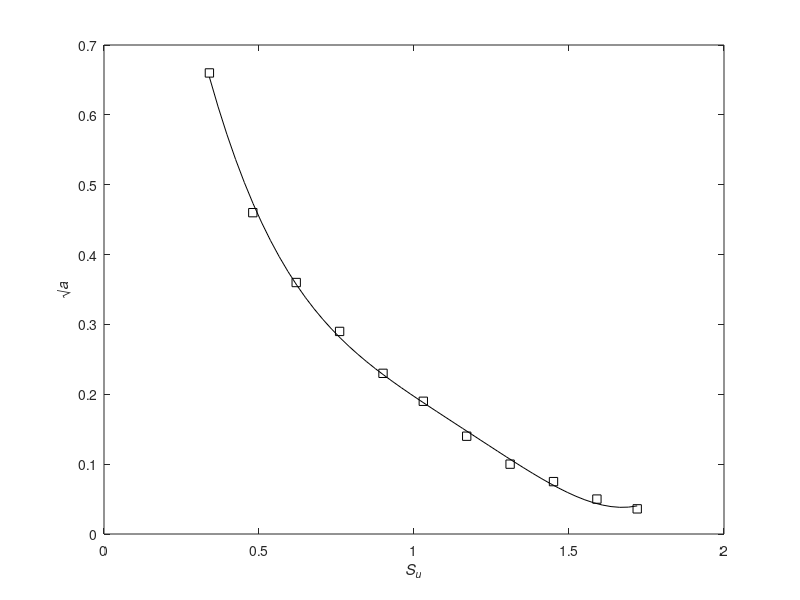
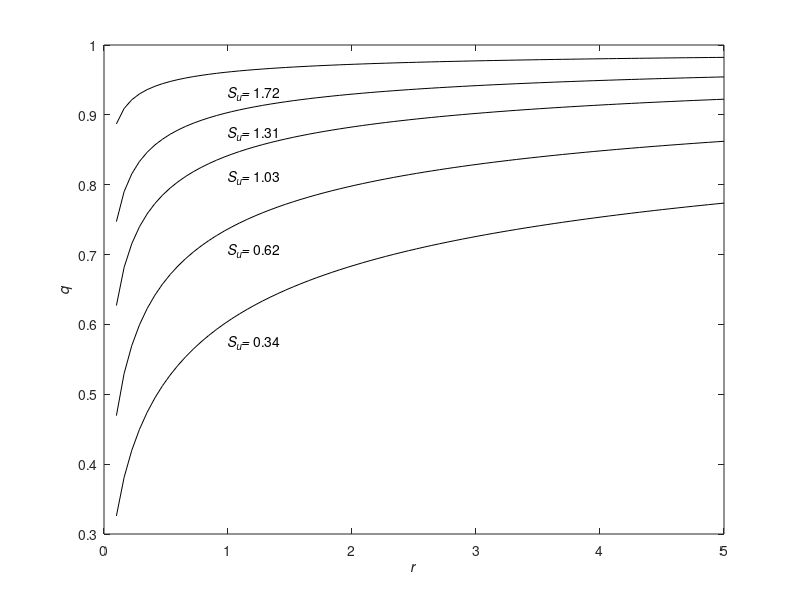

Reproduce these figures in MATLAB, in order.
function Example6_4
Su = linspace(0.34, 1.72, 50); skip = [1, 3, 6, 8, 11];
ncs = NeuberData; L = length(skip);
p = polyfit(ncs(:,1), ncs(:,2), 4);
figure(1)
plot(Su, polyval(p, Su), 'k', ncs(:,1), ncs(:,2), 'ks')
xlabel('\itS_u')
ylabel('\surd\ita')
figure(2)
[s, r] = meshgrid(ncs(skip,1), linspace(0.1, 5, 80));
notch = inline('1./(1+polyval(p, s)./sqrt(r))', 'p', 's', 'r');
plot(r, notch(p, s, r), 'k')
y(1:L,1) = 1;
lab = [repmat('\itS_u= \rm', L, 1) num2str(ncs(skip,1))];
text(repmat(1, 1, L), notch(p, ncs(skip,1), y)-0.03, lab)
xlabel('\itr')
ylabel('\itq')
function nd = NeuberData
nd = [0.34, 0.66; 0.48, 0.46; 0.62, 0.36; 0.76, 0.29; 0.90, 0.23; 1.03,...
0.19;1.17, 0.14; 1.31, 0.10; 1.45, 0.075; 1.59, 0.050; 1.72, 0.036];
